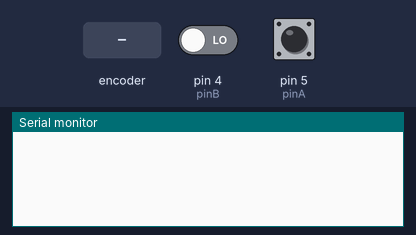
Bench run of a sketch on a simulated Arduino Uno, built with avr-gcc and run on an emulated ATmega328P. Parts: the last lines printed to the serial monitor. The test bench sets the inputs (shaded band); at power-on: pin 4 (pinB) LOW, pin 5 (pinA) HIGH.

Above: at 1.2 s.
1.3 s: rotary encoder on pin 5 (pinA) / pin 4 (pinB) turned 1 step (first pin leading)
At 2.6 s:
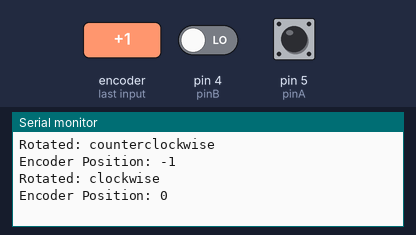
3.0 s: rotary encoder on pin 5 (pinA) / pin 4 (pinB) turned 1 step (first pin leading)
At 4.0 s:
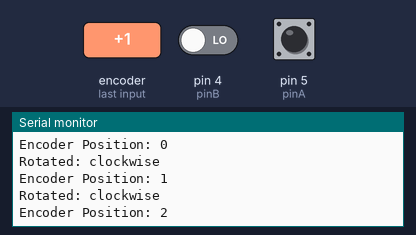
Timing chart, 0 to 6.0 s (numbered marks = the images above; inputs shaded):
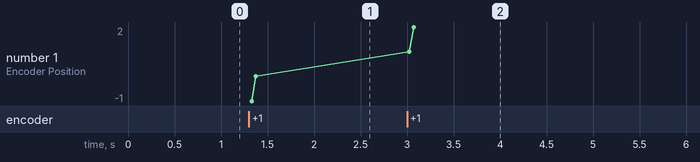

Measured:
- after the input at 1.3 s, the serial monitor: prints a new line at once (image 1)
- after the input at 3.0 s, the serial monitor: prints a new line at once (image 2)
- plotted number 1: 0 → 2 after the input at 3.0 s

The sketch:

Encoder_0.ino
```cpp
//codigo basado en la sección "Programación Encoder básico"
// https://zaragozamakerspace.com/index.php/introduccion-al-rotary-encoder/
// con un antirrebote de timeThreshold milisegundos
int pinA = 5;  // Connected to CLK on KY-040
int pinB = 4;  // Connected to DT on KY-040
int encoderPosCount = 0;
int pinALast;
int aVal;
boolean bCW;

const int timeThreshold = 5;
unsigned long currentTime;
unsigned long loopTime;

void setup() {
  pinMode (pinA, INPUT);
  pinMode (pinB, INPUT);
  /* Read Pin A
    Whatever state it's in will reflect the last position
  */
  pinALast = digitalRead(pinA);
  Serial.begin (9600);
  currentTime = millis();
  loopTime = currentTime;
}

void loop() {
  currentTime = millis();
  if (currentTime >= (loopTime + timeThreshold))
  {
    aVal = digitalRead(pinA);
    if (aVal != pinALast) { // Means the knob is rotating
      // if the knob is rotating, we need to determine direction
      // We do that by reading pin B.
      if (digitalRead(pinB) != aVal) {  // Means pin A Changed first - We're Rotating Clockwise
        encoderPosCount ++;
        bCW = true;
      } else {// Otherwise B changed first and we're moving CCW
        bCW = false;
        encoderPosCount--;
      }
      Serial.print ("Rotated: ");
      if (bCW) {
        Serial.println ("clockwise");
      } else {
        Serial.println("counterclockwise");
      }
      Serial.print("Encoder Position: ");
      Serial.println(encoderPosCount);

    }
    pinALast = aVal;
    loopTime = currentTime;  // Actualizar tiempo
  }
}
```
